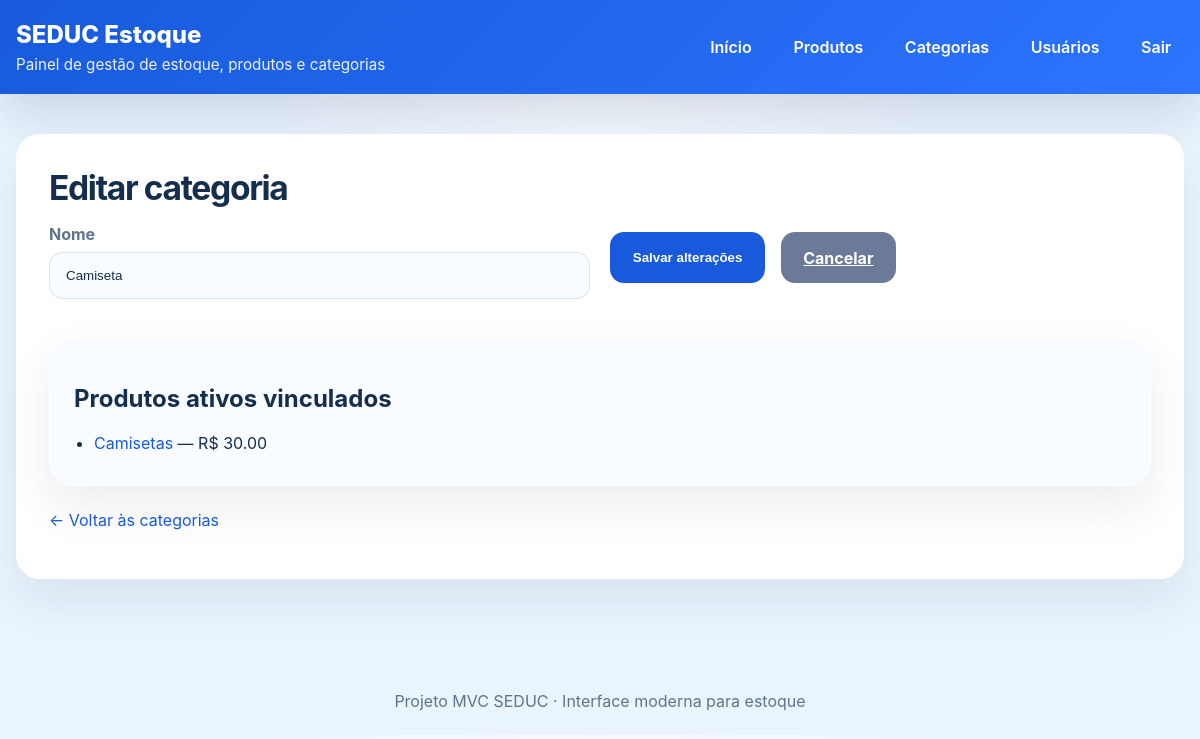
The page /categorias/1/editar (signed in) on the database its author committed.
### app/models/categoria.py (models this page shows)
class Categoria(Base):
    __tablename__ = "categorias"
    id = Column(Integer, primary_key=True, autoincrement=True, index=True)
    nome = Column(String, unique=True, nullable=False)
    ativo = Column(Boolean, default=True)
    produtos = relationship("Produto", back_populates="categoria", lazy="select")

### app/models/produto.py (models this page shows, shortened)
class Produto(Base):
    __tablename__ = "produtos"
    id = Column(Integer, primary_key=True, autoincrement=True, index=True)
    nome = Column(String(200), nullable=False, index=True)
    estoque_atual = Column(Integer, nullable=False, default=0)
    preco = Column(Integer, nullable=False, default=0.0)
    ativo = Column(Boolean, default=True)
    imagem_path = Column(String(255), nullable=True)
    categoria_id = Column(Integer, ForeignKey("categorias.id", ondelete="SET NULL"), nullable=True)
    categoria = relationship("Categoria", back_populates="produtos")

### app/controllers/categoria_controller.py (the view)
@router.get("/{categoria_id}/editar")
def form_editar_categoria(
    categoria_id: int,
    request: Request,
    db: Session = Depends(get_db),
    admin = Depends(get_admin)
):
    editando = db.query(Categoria).filter(
        Categoria.id == categoria_id
    ).first()
    if not editando:
        return RedirectResponse(url="/categorias", status_code=302)
    return templates.TemplateResponse(
        request,
        "categorias/form.html",
        {
            "request":  request,
            "usuario":  admin,
            "editando": editando,
        }
    )

### app/templates/categorias/form.html (shortened to what this page needs)
{% extends "base.html" %}
{% block content %}
<div class="card">
    <h1 class="page-title">{{ "Editar categoria" if editando else "Nova categoria" }}</h1>
    <form action="{{ '/categorias/' + editando.id|string + '/editar' if editando else '/categorias/nova' }}" method="post" class="form-grid">
        <div>
            <label for="nome">Nome</label>
            <input type="text" id="nome" name="nome" value="{{ editando.nome if editando else (valores.nome if valores else '') }}" required autofocus>
        </div>
        <div class="actions" style="justify-content:flex-start; gap:1rem; width:100%; margin-top: 0.5rem;">
            <button type="submit">{{ "Salvar alterações" if editando else "Criar categoria" }}</button>
            <a class="button secondary" href="/categorias">Cancelar</a>
        </div>
    </form>
    {% if editando and editando.produtos %}
        <div class="card" style="margin-top:2rem; padding:1.5rem; background:#f8fbff;">
            <h2>Produtos ativos vinculados</h2>
            <ul style="margin: 1rem 0 0; padding-left: 1.25rem; color: var(--text);">
                {% for p in editando.produtos if p.ativo %}
                    <li style="margin-bottom:0.55rem;">
                        <a class="small-link" href="/produtos/{{ p.id }}">{{ p.nome }}</a> — R$ {{ "%.2f"|format(p.preco) }}
                    </li>
                {% else %}
                    <li>Nenhum produto ativo vinculado.</li>
                {% endfor %}
            </ul>
        </div>
    {% endif %}
    <p class="footer-note"><a class="small-link" href="/categorias">← Voltar às categorias</a></p>
</div>
{% endblock %}

### app/static/style.css (style rules this page uses)
:root { --bg: #eaf4ff; --surface: #ffffff; --primary: #185adb; --primary-dark: #103c8d; --accent: #ff6f61; --text: #152e4d; --muted: #5f738c; --border: #d9e4f6; --shadow: rgba(20, 45, 90, 0.12); }
* { box-sizing: border-box; }
body { margin: 0; font-family: Inter, system-ui, sans-serif; background: radial-gradient(circle at top, #f7fbff, var(--bg) 36%); color: var(--text); }
.card { background: rgba(255, 255, 255, 0.96); border: 1px solid rgba(255, 255, 255, 0.8); border-radius: 24px; padding: 2rem; box-shadow: 0 20px 50px rgba(15, 23, 42, 0.08); }
.page-title { margin-top: 0; margin-bottom: 1rem; font-size: clamp(1.9rem, 2.8vw, 2.8rem); letter-spacing: -0.04em; }
.actions { display: flex; justify-content: flex-end; flex-wrap: wrap; gap: 1rem; margin-bottom: 1.5rem; }
.button, button, input[type="submit"] { border: none; background: var(--primary); color: white; padding: 0.95rem 1.4rem; border-radius: 14px; cursor: pointer; font-weight: 700; transition: transform 0.2s ease, background 0.2s ease, box-shadow 0.2s ease; }
.button.secondary, button.secondary { background: #6b7a99; }
.form-grid { display: grid; gap: 1.3rem; grid-template-columns: repeat(auto-fit, minmax(220px, 1fr)); }
label { display: block; margin-bottom: 0.45rem; color: var(--muted); font-weight: 700; }
input[type="text"], input[type="email"], input[type="password"], input[type="number"], input[type="file"], select, textarea { width: 100%; padding: 0.95rem 1rem; border: 1px solid rgba(217, 228, 246, 0.95); border-radius: 14px; background: #f8fbff; color: var(--text); }
.footer-note { display: block; color: var(--muted); margin-top: 1.5rem; }
.small-link { color: var(--primary); text-decoration: none; }

### rows shown on the page
Categoria: nome "Camiseta"
Produto: nome "Camisetas", preco "30.00"

### other values the page prints
{{ "Editar categoria" if editando else "Nova categoria" }} "Editar categoria"
{{ "Salvar alterações" if editando else "Criar categoria" }} "Salvar alterações"
